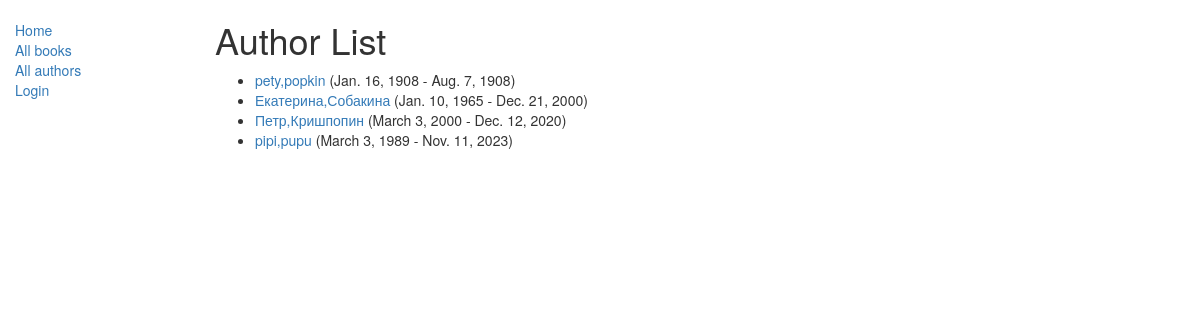
Screenshot of /catalog/authors/ with the database file from the repository.
### catalog/models.py (models this page shows, shortened)
class Author(models.Model):
    first_name = models.CharField(max_length=100)
    last_name = models.CharField(max_length=100)
    date_of_birth = models.DateField(null=True, blank=True)
    date_of_death = models.DateField('Died', null=True, blank=True)
    def get_absolute_url(self):
        return reverse('author-detail', args=[str(self.id)])

### catalog/views.py (the view)
# urls.py: path('authors/', views.AuthorListView.as_view(), name='authors'),
class AuthorListView(generic.ListView):
    model = Author
    paginate_by = 10

### catalog/templates/catalog/author_list.html
{% extends "base_generic.html" %}
{% block content %}
  <h1>Author  List</h1>
  {% if author_list %}
    <ul>
      {% for author in author_list %}
      <li>
        <a href="{{ author.get_absolute_url }}">{{ author.first_name }},{{ author.last_name }}</a>
        ({{author.date_of_birth}} - {{author.date_of_death}})
      </li>
      {% endfor %}
    </ul>
  {% else %}
    <p>There are no authors available.</p>
  {% endif %}
{% endblock %}

### rows the page displays
Author: first_name "pety", last_name "popkin", date_of_birth "Jan. 16, 1908", date_of_death "Aug. 7, 1908"
Author: first_name "Екатерина", last_name "Собакина", date_of_birth "Jan. 10, 1965", date_of_death "Dec. 21, 2000"
Author: first_name "Петр", last_name "Кришпопин", date_of_birth "March 3, 2000", date_of_death "Dec. 12, 2020"
Author: first_name "pipi", last_name "pupu", date_of_birth "March 3, 1989", date_of_death "Nov. 11, 2023"
